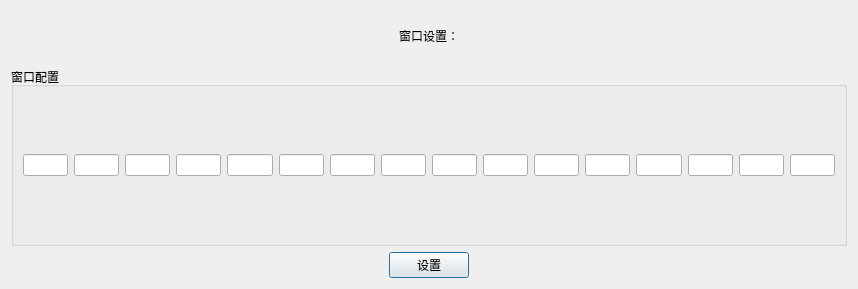
<?xml version="1.0" encoding="UTF-8"?>
<ui version="4.0">
 <class>windowSetting_Dialog</class>
 <widget class="QDialog" name="windowSetting_Dialog">
  <property name="geometry">
   <rect>
    <x>0</x>
    <y>0</y>
    <width>858</width>
    <height>289</height>
   </rect>
  </property>
  <property name="windowTitle">
   <string>窗口设置</string>
  </property>
  <property name="windowIcon">
   <iconset resource="images/img.qrc">
    <normaloff>:/new/prefix1/myappico.ico</normaloff>:/new/prefix1/myappico.ico</iconset>
  </property>
  <layout class="QGridLayout" name="gridLayout_2">
   <item row="0" column="0">
    <spacer name="horizontalSpacer">
     <property name="orientation">
      <enum>Qt::Horizontal</enum>
     </property>
     <property name="sizeHint" stdset="0">
      <size>
       <width>361</width>
       <height>20</height>
      </size>
     </property>
    </spacer>
   </item>
   <item row="0" column="1">
    <widget class="QLabel" name="label">
     <property name="maximumSize">
      <size>
       <width>16777215</width>
       <height>50</height>
      </size>
     </property>
     <property name="styleSheet">
      <string notr="true">font: 14pt &quot;黑体&quot;;</string>
     </property>
     <property name="text">
      <string>窗口设置：</string>
     </property>
     <property name="alignment">
      <set>Qt::AlignCenter</set>
     </property>
    </widget>
   </item>
   <item row="0" column="2">
    <spacer name="horizontalSpacer_2">
     <property name="orientation">
      <enum>Qt::Horizontal</enum>
     </property>
     <property name="sizeHint" stdset="0">
      <size>
       <width>361</width>
       <height>20</height>
      </size>
     </property>
    </spacer>
   </item>
   <item row="1" column="0" colspan="3">
    <widget class="QGroupBox" name="groupBox">
     <property name="title">
      <string>窗口配置</string>
     </property>
     <layout class="QGridLayout" name="gridLayout">
      <item row="0" column="0">
       <widget class="QLineEdit" name="lineEdit"/>
      </item>
      <item row="0" column="1">
       <widget class="QLineEdit" name="lineEdit_2"/>
      </item>
      <item row="0" column="2">
       <widget class="QLineEdit" name="lineEdit_3"/>
      </item>
      <item row="0" column="3">
       <widget class="QLineEdit" name="lineEdit_4"/>
      </item>
      <item row="0" column="4">
       <widget class="QLineEdit" name="lineEdit_5"/>
      </item>
      <item row="0" column="5">
       <widget class="QLineEdit" name="lineEdit_6"/>
      </item>
      <item row="0" column="6">
       <widget class="QLineEdit" name="lineEdit_7"/>
      </item>
      <item row="0" column="7">
       <widget class="QLineEdit" name="lineEdit_8"/>
      </item>
      <item row="0" column="8">
       <widget class="QLineEdit" name="lineEdit_9"/>
      </item>
      <item row="0" column="9">
       <widget class="QLineEdit" name="lineEdit_10"/>
      </item>
      <item row="0" column="10">
       <widget class="QLineEdit" name="lineEdit_11"/>
      </item>
      <item row="0" column="11">
       <widget class="QLineEdit" name="lineEdit_12"/>
      </item>
      <item row="0" column="12">
       <widget class="QLineEdit" name="lineEdit_13"/>
      </item>
      <item row="0" column="13">
       <widget class="QLineEdit" name="lineEdit_14"/>
      </item>
      <item row="0" column="14">
       <widget class="QLineEdit" name="lineEdit_15"/>
      </item>
      <item row="0" column="15">
       <widget class="QLineEdit" name="lineEdit_16"/>
      </item>
     </layout>
    </widget>
   </item>
   <item row="2" column="0">
    <spacer name="horizontalSpacer_3">
     <property name="orientation">
      <enum>Qt::Horizontal</enum>
     </property>
     <property name="sizeHint" stdset="0">
      <size>
       <width>361</width>
       <height>20</height>
      </size>
     </property>
    </spacer>
   </item>
   <item row="2" column="1">
    <widget class="QPushButton" name="ok_pushButton">
     <property name="text">
      <string>设置</string>
     </property>
    </widget>
   </item>
   <item row="2" column="2">
    <spacer name="horizontalSpacer_4">
     <property name="orientation">
      <enum>Qt::Horizontal</enum>
     </property>
     <property name="sizeHint" stdset="0">
      <size>
       <width>361</width>
       <height>20</height>
      </size>
     </property>
    </spacer>
   </item>
  </layout>
 </widget>
 <resources>
  <include location="images/img.qrc"/>
 </resources>
 <connections/>
</ui>
